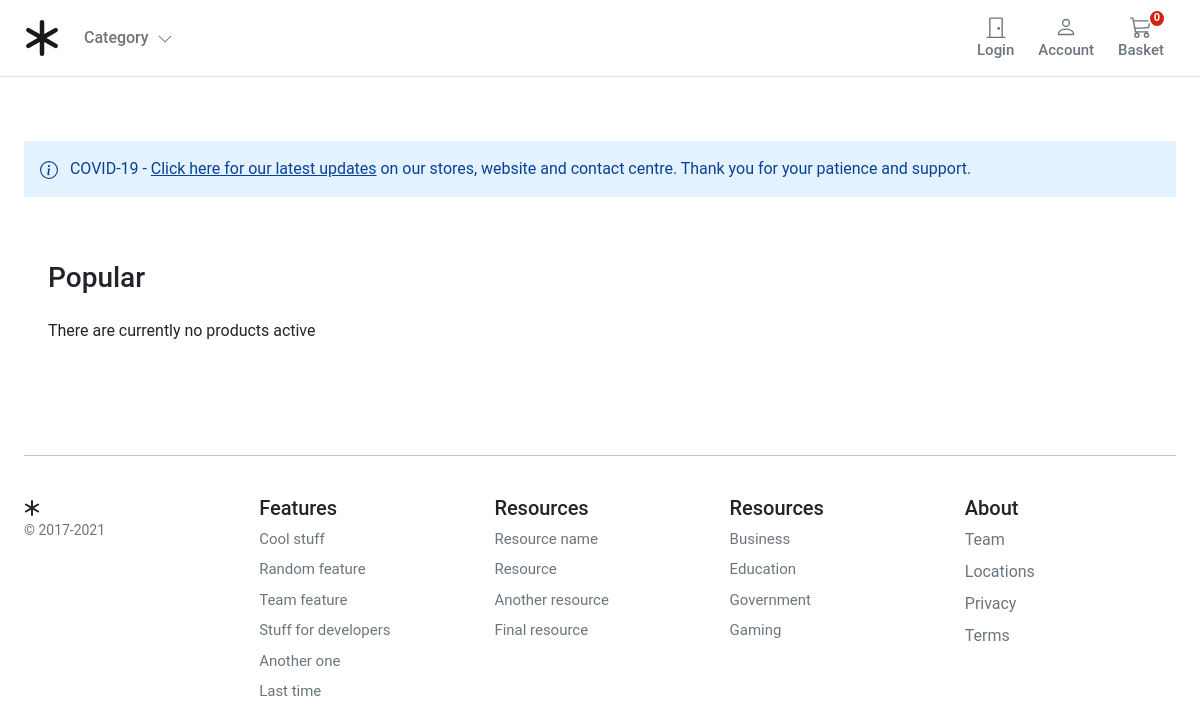
The app's page /, older data.
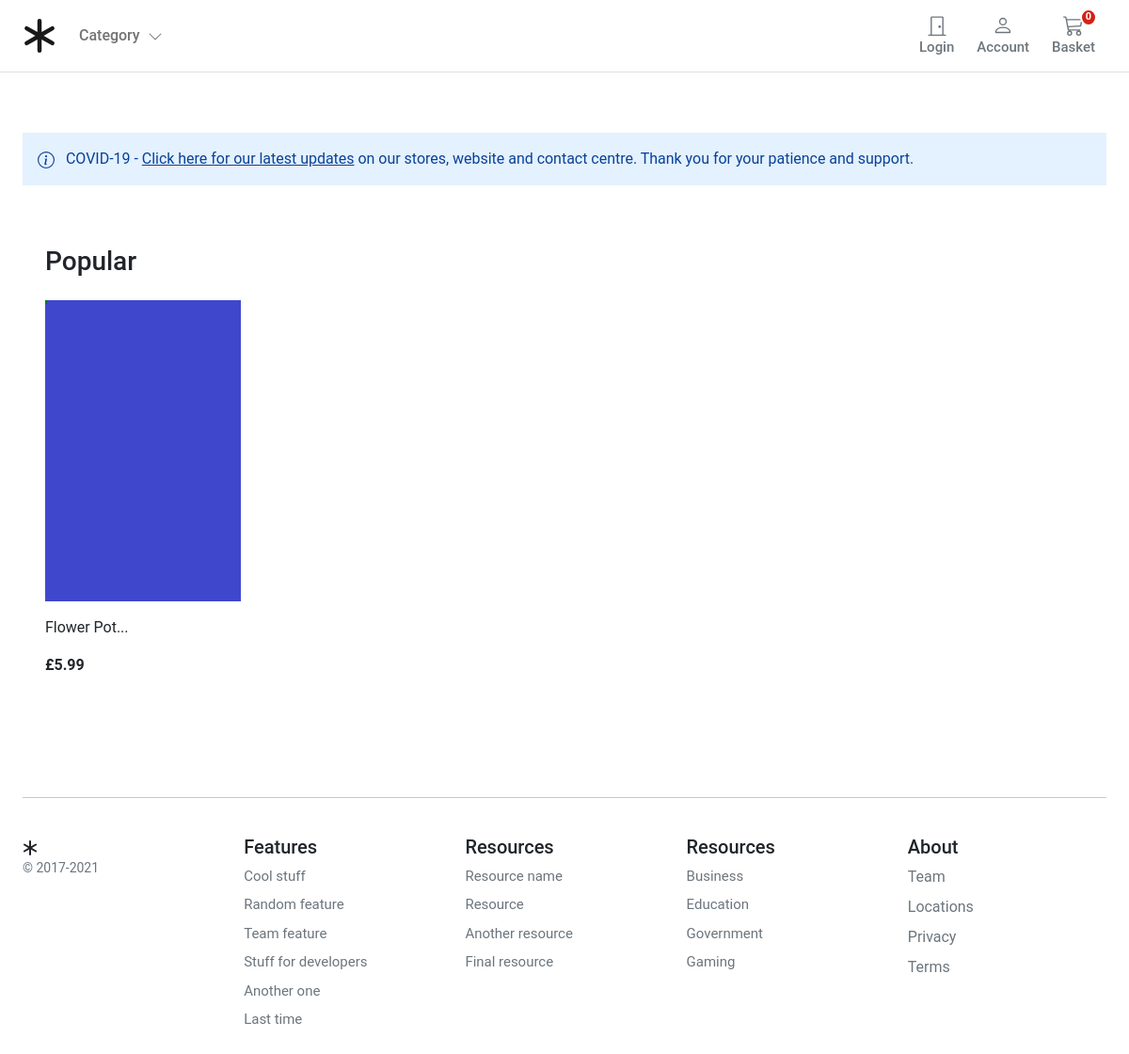
The same page, newer data.
### store/models.py (models this page shows, shortened)
class Product(models.Model):
    category = models.ForeignKey(Category, related_name='product', on_delete=models.CASCADE)
    created_by = models.ForeignKey(settings.AUTH_USER_MODEL, on_delete=models.CASCADE, related_name='product_creator')
    title = models.CharField(max_length=255)
    author = models.CharField(max_length=255, default='admin')
    description = models.TextField(blank=True)
    image = models.ImageField(upload_to='images/', default='images/default.png')
    slug = models.SlugField(max_length=255)
    price = models.DecimalField(max_digits=4, decimal_places=2)
    in_stock = models.BooleanField(default=True)
    is_active = models.BooleanField(default=True)
    created = models.DateTimeField(auto_now_add=True)
    updated = models.DateTimeField(auto_now=True)
    objects = models.Manager()
    products = ProductManager()
    class Meta:
        verbose_name_plural = 'Products'
        ordering = ('-created',)
    def get_absolute_url(self):
        return reverse('store:product_detail', args=[self.slug])

### store/views.py (the view)
# urls.py: path('', views.product_all, name='store_home'),
def product_all(request):
    products = Product.products.all()
    return render(request, 'store/index.html', {'products': products})

### basket/basket.py (called while the page is built)
    def __len__(self):
        return sum(item['qty'] for item in self.basket.values())

### basket/context_processors.py (called while the page is built)
def basket(request):
    return{'basket': Basket(request)}

### store/context_processors.py (called while the page is built)
def categories(request):
    return {
        'categories': Category.objects.all()
    }

### store/models.py (called while the page is built)
    def get_queryset(self):
        return super(ProductManager, self).get_queryset().filter(is_active=True)

    def get_absolute_url(self):
        return reverse('store:category_list', args=[self.slug])

### templates/store/index.html (shortened to what this page needs)
{% extends "base.html" %}
{% block content %}
<div class="container">
	<div class="alert alert-primary fw600 rounded-0 border-0 pb-3" role="alert">
		COVID-19 - <u>Click here for our latest updates</u> on our stores, website and contact centre. Thank you for
		your patience and support.
	</div>
	<div class="container">
		<div class="row">
			<div class="album py-5">
				<div class="pb-3">
					<h1 class="h3">Popular</h1>
				</div>
				{% if not products %}
				<div class="col-12">There are currently no products active</div>
				{% else %}
				<div class="row row-cols-1 row-cols-sm-2 row-cols-md-5 g-3">
					{% for product in products %}
					<div class="col">
						<div class="card border-0">
							<img class="img-fluid" alt="Responsive image" src="{{ product.image.url }}">
							<div class="card-body px-0">
								<p class="card-text">
									<a class="text-dark text-decoration-none"
										href="{{ product.get_absolute_url }}">{{ product.title|slice:":50" }}...</a>
								</p>
								<div class="fw-bold">£{{product.price}}</div>
							</div>
						</div>
					</div>
					{% endfor %}
				</div>
				{% endif %}
			</div>
		</div>
	</div>
	{% endblock %}

### templates/base.html (shortened to what this page needs)
{% load static %}
<!DOCTYPE html>
<html>
<head>
  <link href="https://cdn.jsdelivr.net/npm/bootstrap@5.0.0-beta1/dist/css/bootstrap.min.css" rel="stylesheet"
>
  <link rel="stylesheet" href="{% static 'core/css/base.css' %}">
  <link rel="stylesheet" href="{% block stylesheet %}{% endblock %}">
</head>
<body>
  <header class="pb-3">
    <nav class="navbar navbar-expand-md navbar-light bg-white border-bottom">
      <div class="container-fluid px-md-4">
        <div class="d-flex w-100 navbar-collapse">
          <a class="navbar-brand d-flex-inline" href="/">
          </a>
          <ul class="navbar-nav me-auto mb-2 mb-md-0">
            <li class="nav-item dropdown">
              <a class="nav-link dropdown-toggle d-none d-md-block fw500" href="#" id="navbarDropdown" role="button"
                data-bs-toggle="dropdown" aria-expanded="false">
                Category
                <i class="ps-1"><svg xmlns="http://www.w3.org/2000/svg" width="16" height="16" fill="currentColor"
                    class="bi bi-chevron-down" viewBox="0 0 16 16">
                    <path fill-rule="evenodd"
                      d="M1.646 4.646a.5.5 0 0 1 .708 0L8 10.293l5.646-5.647a.5.5 0 0 1 .708.708l-6 6a.5.5 0 0 1-.708 0l-6-6a.5.5 0 0 1 0-.708z" />
                  </svg></i>
              </a>
            </li>
          </ul>
          {% if user.is_authenticated %}
          <a type="button" role="button" href="{% url "account:logout" %}"
            class="btn btn-outline-secondary border-0 basket-btn">
            <div>
              <svg xmlns="http://www.w3.org/2000/svg" width="22" height="22" fill="currentColor"
                class="bi bi-door-closed" viewBox="0 0 16 16">
                <path
                  d="M3 2a1 1 0 0 1 1-1h8a1 1 0 0 1 1 1v13h1.5a.5.5 0 0 1 0 1h-13a.5.5 0 0 1 0-1H3V2zm1 13h8V2H4v13z" />
                <path d="M9 9a1 1 0 1 0 2 0 1 1 0 0 0-2 0z" />
              </svg>
            </div>
            <span class="fs15 fw500">Logout</span>
          </a>
          {% else %}
          <a type="button" role="button" href="" class="btn btn-outline-secondary border-0 basket-btn">
            <div>
              <svg xmlns="http://www.w3.org/2000/svg" width="22" height="22" fill="currentColor"
                class="bi bi-door-closed" viewBox="0 0 16 16">
                <path
                  d="M3 2a1 1 0 0 1 1-1h8a1 1 0 0 1 1 1v13h1.5a.5.5 0 0 1 0 1h-13a.5.5 0 0 1 0-1H3V2zm1 13h8V2H4v13z" />
                <path d="M9 9a1 1 0 1 0 2 0 1 1 0 0 0-2 0z" />
              </svg>
            </div>
            <span class="fs15 fw500">Login</span>
          </a>
          {% endif %}
          <a type="button" role="button" href="{% url "account:dashboard" %}"
            class="btn btn-outline-secondary border-0 basket-btn">
            <div>
            </div>
            <span class="fs15 fw500">Account</span>
          </a>
          <a type="button" role="button" href="{% url "basket:basket_summary" %}"
            class="btn btn-outline-secondary border-0 basket-btn">
            {% with total_qty=basket|length %}
            <div id="basket-qty" class="basket-qty">
              {% if total_qty > 0 %}
              {{ total_qty }}
              {% else %}
              0
              {% endif %}
            </div>
            {% endwith %}
            <div>
            </div>
            <span class="fs15 fw500">Basket</span>
          </a>
        </div>
      </div>
    </nav>
  </header>
  <main class="pt-5">
    <div id="content">{% block content %} {% endblock %}</div>
  </main>
  <footer class="container py-5 footer">
    <hr>
    <div class="row pt-4">
      <div class="col-12 col-md">
        <small class="d-block mb-3 text-muted">&copy; 2017-2021</small>
      </div>
      <div class="col-6 col-md fs15">
        <h5>Features</h5>
        <ul class="list-unstyled">
          <li><a class="link-secondary text-decoration-none" href="#">Cool stuff</a></li>
          <li><a class="link-secondary text-decoration-none" href="#">Random feature</a></li>
          <li><a class="link-secondary text-decoration-none" href="#">Team feature</a></li>
          <li><a class="link-secondary text-decoration-none" href="#">Stuff for developers</a></li>
          <li><a class="link-secondary text-decoration-none" href="#">Another one</a></li>
          <li><a class="link-secondary text-decoration-none" href="#">Last time</a></li>
        </ul>
      </div>
      <div class="col-6 col-md fs15">
        <h5>Resources</h5>
        <ul class="list-unstyled">
          <li><a class="link-secondary text-decoration-none" href="#">Resource name</a></li>
          <li><a class="link-secondary text-decoration-none" href="#">Resource</a></li>
          <li><a class="link-secondary text-decoration-none" href="#">Another resource</a></li>
          <li><a class="link-secondary text-decoration-none" href="#">Final resource</a></li>
        </ul>
      </div>
      <div class="col-6 col-md fs15">
        <h5>Resources</h5>
        <ul class="list-unstyled">
          <li><a class="link-secondary text-decoration-none" href="#">Business</a></li>
          <li><a class="link-secondary text-decoration-none" href="#">Education</a></li>
          <li><a class="link-secondary text-decoration-none" href="#">Government</a></li>
          <li><a class="link-secondary text-decoration-none" href="#">Gaming</a></li>
        </ul>
      </div>
      <div class="col-6 col-md">
        <h5>About</h5>
        <ul class="list-unstyled">
          <li><a class="link-secondary text-decoration-none" href="#">Team</a></li>
          <li><a class="link-secondary text-decoration-none" href="#">Locations</a></li>
          <li><a class="link-secondary text-decoration-none" href="#">Privacy</a></li>
          <li><a class="link-secondary text-decoration-none" href="#">Terms</a></li>
        </ul>
      </div>
    </div>
  </footer>
</body>
</html>

### static/core/css/base.css (style rules this page uses)
@media (min-width: 1000px) { .container { max-width: 1000px; } }
@media (max-width: 1200px) { .container { max-width: 100%; padding:0 24px; } }
.dropdown-toggle::after { display: none; }
.alert-primary { background-color: #E4F1FF; }
html, body, p, div { letter-spacing: -0.02px; font-family: 'Roboto', sans-serif; }
.fs15 { font-size: 0.9375rem; }
.fw500 { font-weight: 500; }
.basket-qty { color: #fff; background: #d42114; border: 2px solid #fff; border-radius: 50%; text-align: center; font-size: 11px; height: 15px; width: 14px; position: absolute; box-sizing: content-box; font-weight: 600; display: flex; justify-content: center; align-items: center; top: 1px; right: 10px; }
.basket-btn { position: relative; }
.footer > div > div > ul > li { padding-bottom:8px; }

Row changes from the older to the newer data that the page shows:
now on this page (row edited): Product: image (placeholder picture), title "Flower Pot", price "5.99"
Text that changed along with them:
text no longer shown: "There are currently no products active"
